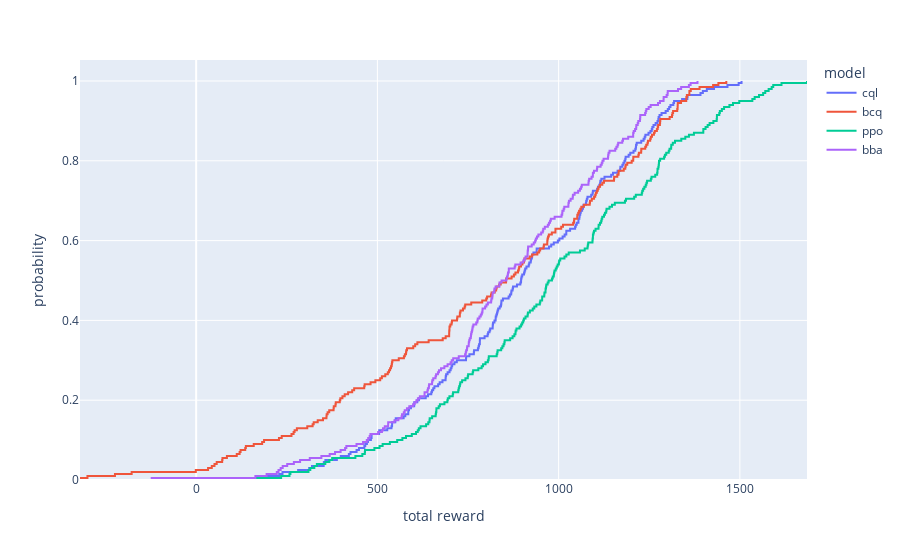

The notebook cell this image was saved under:
### Code cell
fig = px.ecdf(summary_df, x="total reward", color="model")
fig.show()

### Figure 1 — Plotly figure (JSON) as saved in the notebook; plotly's stock layout.template omitted (floating-point values rounded to 4 significant figures; data arrays with more than 128 entries replaced by an {"elided": "..."} marker saying what was removed)
{"data": [{"hovertemplate": "model=cql<br>total reward=%{x}<br>probability=%{y}<extra></extra>", "legendgroup": "cql", "line": {"dash": "solid", "shape": "hv"}, "marker": {"color": "#636efa", "symbol": "circle"}, "mode": "lines", "name": "cql", "orientation": "v", "showlegend": true, "type": "scatter", "x": {"elided": "200 float values"}, "xaxis": "x", "y": {"elided": "200 float values"}, "yaxis": "y"}, {"hovertemplate": "model=bcq<br>total reward=%{x}<br>probability=%{y}<extra></extra>", "legendgroup": "bcq", "line": {"dash": "solid", "shape": "hv"}, "marker": {"color": "#EF553B", "symbol": "circle"}, "mode": "lines", "name": "bcq", "orientation": "v", "showlegend": true, "type": "scatter", "x": {"elided": "200 float values"}, "xaxis": "x", "y": {"elided": "200 float values"}, "yaxis": "y"}, {"hovertemplate": "model=ppo<br>total reward=%{x}<br>probability=%{y}<extra></extra>", "legendgroup": "ppo", "line": {"dash": "solid", "shape": "hv"}, "marker": {"color": "#00cc96", "symbol": "circle"}, "mode": "lines", "name": "ppo", "orientation": "v", "showlegend": true, "type": "scatter", "x": {"elided": "200 float values"}, "xaxis": "x", "y": {"elided": "200 float values"}, "yaxis": "y"}, {"hovertemplate": "model=bba<br>total reward=%{x}<br>probability=%{y}<extra></extra>", "legendgroup": "bba", "line": {"dash": "solid", "shape": "hv"}, "marker": {"color": "#ab63fa", "symbol": "circle"}, "mode": "lines", "name": "bba", "orientation": "v", "showlegend": true, "type": "scatter", "x": {"elided": "200 float values"}, "xaxis": "x", "y": {"elided": "200 float values"}, "yaxis": "y"}], "layout": {"legend": {"title": {"text": "model"}, "tracegroupgap": 0}, "margin": {"t": 60}, "xaxis": {"anchor": "y", "domain": [0, 1], "title": {"text": "total reward"}}, "yaxis": {"anchor": "x", "domain": [0, 1], "rangemode": "tozero", "title": {"text": "probability"}}}}
